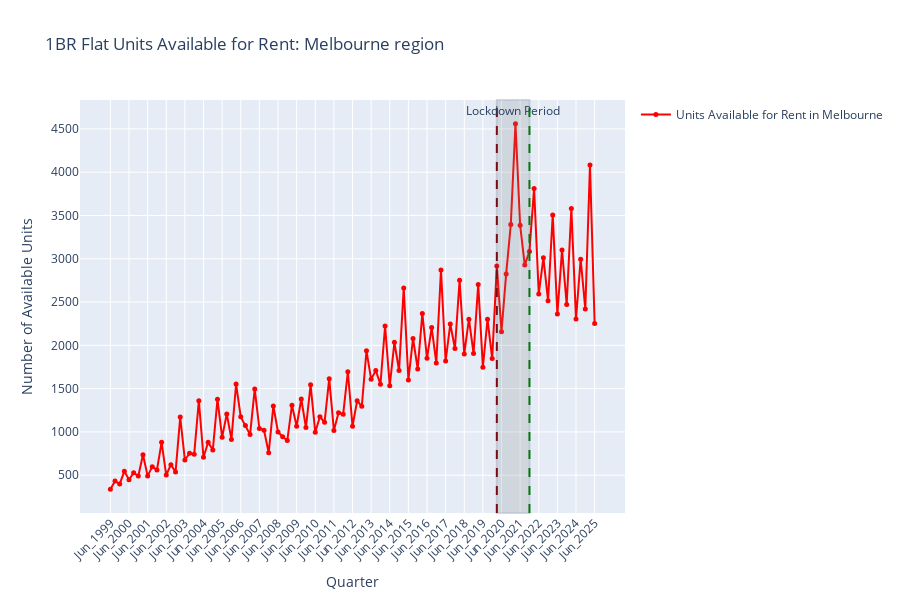

Notebook code cell kept with this figure:
### Code cell
# Creating the graph for Melbourne region, with the highest number of units for rent

melbourne_data = hprice_1br_count[hprice_1br_count['Region'] == 'Melbourne'].iloc[0, 1:].values

# Find the indices for lockdown dates
covid_start_idx = quarters.index('Mar_2020') if 'Mar_2020' in quarters else None
covid_end_idx = quarters.index('Dec_2021') if 'Dec_2021' in quarters else None

fig2 = go.Figure()

# Melbourne rent data
fig2.add_trace(go.Scatter(
    x=quarters,
    y=melbourne_data,
    mode='lines+markers',
    name='Units Available for Rent in Melbourne',
    line=dict(color='red', width=2),
    marker=dict(size=5)
))

# First lockdown (30 March 2020)
if covid_start_idx is not None:
    fig2.add_vline(
        x=covid_start_idx, 
        line_dash="dash", 
        line_color="darkred",
    )

# Final lockdown ended (21 October 2021)
if covid_end_idx is not None:
    fig2.add_vline(
        x=covid_end_idx, 
        line_dash="dash", 
        line_color="green",
    )

# Add shaded area for lockdown period
if covid_start_idx is not None and covid_end_idx is not None:
    fig2.add_vrect(
        x0=covid_start_idx, 
        x1=covid_end_idx,
        fillcolor="gray", 
        opacity=0.2,
        annotation_text="Lockdown Period",
        annotation_position="top"
    )

fig2.update_layout(
    title='1BR Flat Units Available for Rent: Melbourne region',
    xaxis_title='Quarter',
    yaxis_title='Number of Available Units',
    hovermode='x unified',
    height=600,
    xaxis=dict(tickangle=-45),
    showlegend=True
)

fig2.show()

# Calculate the drop and recovery
pre_covid = hprice_1br_count[hprice_1br_count['Region'] == 'Melbourne']['Dec_2019'].values[0]
during_covid_low = hprice_1br_count[hprice_1br_count['Region'] == 'Melbourne']['Jun_2021'].values[0]
post_covid = hprice_1br_count[hprice_1br_count['Region'] == 'Melbourne']['Jun_2025'].values[0]

print(f"MELBOURNE COVID IMPACT ANALYSIS:")
print(f"Pre-COVID (Dec 2019): {pre_covid:,.0f}")
print(f"Lowest during COVID (Jun 2021): {during_covid_low:,.0f}")
print(f"Drop: {pre_covid - during_covid_low:,.0f} ({((during_covid_low - pre_covid) / pre_covid * 100):.1f}%)")
print(f"Current (Jun 2025): {post_covid:,.0f}")
print(f"Recovery: {post_covid - during_covid_low:,.0f} ({((post_covid - during_covid_low) / during_covid_low * 100):.1f}%)")

### Figure 1 — Plotly figure (JSON) as saved in the notebook; plotly's stock layout.template omitted (floating-point values rounded to 4 significant figures)
{"data": [{"line": {"color": "red", "width": 2}, "marker": {"size": 5}, "mode": "lines+markers", "name": "Units Available for Rent in Melbourne", "type": "scatter", "x": ["Jun_1999", "Sep_1999", "Dec_1999", "Mar_2000", "Jun_2000", "Sep_2000", "Dec_2000", "Mar_2001", "Jun_2001", "Sep_2001", "Dec_2001", "Mar_2002", "Jun_2002", "Sep_2002", "Dec_2002", "Mar_2003", "Jun_2003", "Sep_2003", "Dec_2003", "Mar_2004", "Jun_2004", "Sep_2004", "Dec_2004", "Mar_2005", "Jun_2005", "Sep_2005", "Dec_2005", "Mar_2006", "Jun_2006", "Sep_2006", "Dec_2006", "Mar_2007", "Jun_2007", "Sep_2007", "Dec_2007", "Mar_2008", "Jun_2008", "Sep_2008", "Dec_2008", "Mar_2009", "Jun_2009", "Sep_2009", "Dec_2009", "Mar_2010", "Jun_2010", "Sep_2010", "Dec_2010", "Mar_2011", "Jun_2011", "Sep_2011", "Dec_2011", "Mar_2012", "Jun_2012", "Sep_2012", "Dec_2012", "Mar_2013", "Jun_2013", "Sep_2013", "Dec_2013", "Mar_2014", "Jun_2014", "Sep_2014", "Dec_2014", "Mar_2015", "Jun_2015", "Sep_2015", "Dec_2015", "Mar_2016", "Jun_2016", "Sep_2016", "Dec_2016", "Mar_2017", "Jun_2017", "Sep_2017", "Dec_2017", "Mar_2018", "Jun_2018", "Sep_2018", "Dec_2018", "Mar_2019", "Jun_2019", "Sep_2019", "Dec_2019", "Mar_2020", "Jun_2020", "Sep_2020", "Dec_2020", "Mar_2021", "Jun_2021", "Sep_2021", "Dec_2021", "Mar_2022", "Jun_2022", "Sep_2022", "Dec_2022", "Mar_2023", "Jun_2023", "Sep_2023", "Dec_2023", "Mar_2024", "Jun_2024", "Sep_2024", "Dec_2024", "Mar_2025", "Jun_2025"], "y": [338, 432, 399, 545, 448, 529, 490, 736, 492, 599, 561, 880, 502, 622, 536, 1172, 675, 753, 742, 1361, 707, 881, 790, 1377, 938, 1208, 913, 1553, 1174, 1075, 969, 1495, 1038, 1020, 759, 1299, 999, 944, 901, 1308, 1065, 1380, 1050, 1544, 996, 1175, 1111, 1615, 1016, 1222, 1205, 1695, 1066, 1360, 1295, 1936, 1609, 1708, 1550, 2223, 1532, 2035, 1709, 2662, 1601, 2079, 1728, 2367, 1850, 2205, 1796, 2869, 1820, 2246, 1963, 2752, 1899, 2302, 1906, 2704, 1746, 2301, 1847, 2915, 2157, 2825, 3395, 4559, 3387, 2927, 3085, 3812, 2594, 3011, 2515, 3506, 2361, 3100, 2472, 3581, 2303, 2995, 2419, 4083, 2253]}], "layout": {"annotations": [{"showarrow": false, "text": "Lockdown Period", "x": 86.5, "xanchor": "center", "xref": "x", "y": 1, "yanchor": "top", "yref": "y domain"}], "height": 600, "hovermode": "x unified", "shapes": [{"line": {"color": "darkred", "dash": "dash"}, "type": "line", "x0": 83, "x1": 83, "xref": "x", "y0": 0, "y1": 1, "yref": "y domain"}, {"line": {"color": "green", "dash": "dash"}, "type": "line", "x0": 90, "x1": 90, "xref": "x", "y0": 0, "y1": 1, "yref": "y domain"}, {"fillcolor": "gray", "opacity": 0.2, "type": "rect", "x0": 83, "x1": 90, "xref": "x", "y0": 0, "y1": 1, "yref": "y domain"}], "showlegend": true, "title": {"text": "1BR Flat Units Available for Rent: Melbourne region"}, "xaxis": {"tickangle": -45, "title": {"text": "Quarter"}}, "yaxis": {"title": {"text": "Number of Available Units"}}}}
